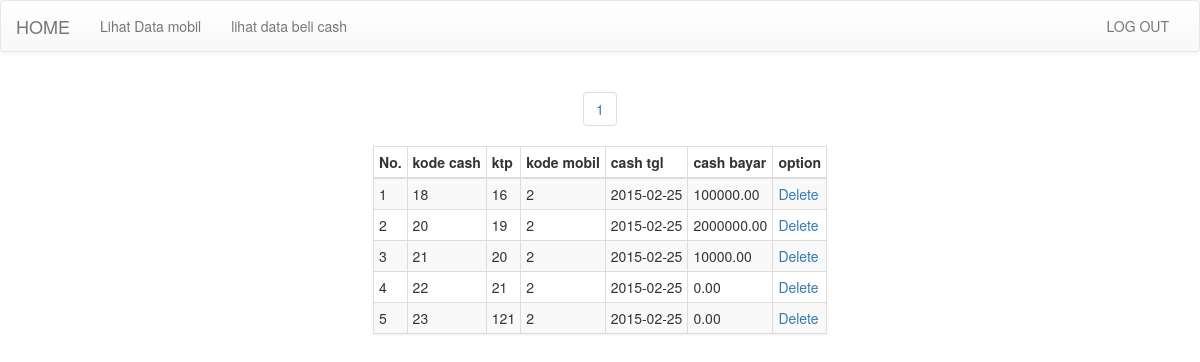
Page /admin/lihat_data_beli_cash.php on the committed database.
### tables this page shows
CREATE TABLE IF NOT EXISTS `beli_cash` (
  `kode_cash` int(11) NOT NULL AUTO_INCREMENT,
  `ktp` varchar(16) NOT NULL,
  `kode_mobil` int(11) NOT NULL,
  `cash_tgl` date NOT NULL,
  `cash_bayar` decimal(10,2) NOT NULL,
  PRIMARY KEY (`kode_cash`),
  KEY `ktp` (`ktp`),
  KEY `kode_mobil` (`kode_mobil`)
);

### admin/lihat_data_beli_cash.php (the view, shortened to what this page needs)
<!DOCTYPE html PUBLIC "-//W3C//DTD XHTML 1.0 Transitional//EN" "http://www.w3.org/TR/xhtml1/DTD/xhtml1-transitional.dtd">
<html xmlns="http://www.w3.org/1999/xhtml">
<head>
<link href="../bootstrap-3.3.2-dist/css/bootstrap.css" rel="stylesheet" />
<link href="../bootstrap-3.3.2-dist/css/bootstrap.min.css" rel="stylesheet" />
<link href="../bootstrap-3.3.2-dist/css/bootstrap-theme.css" rel="stylesheet" />
<link href="../bootstrap-3.3.2-dist/css/bootstrap-theme.min.css" rel="stylesheet" />
</head>
<body>
<nav class="navbar navbar-default">
  <div class="container-fluid">
    <div class="navbar-header">
      <a class="navbar-brand" href="index_admin.php">HOME</a>
    </div>
    <div class="collapse navbar-collapse" id="bs-example-navbar-collapse-1">
      <ul class="nav navbar-nav">
        <li><a href="lihat_mobil.php">Lihat Data mobil<span class="sr-only">(current)</span></a></li>
        <li><a href="lihat_data_beli_cash.php">lihat data beli cash</a></li>
      </ul>
      <ul class="nav navbar-nav navbar-right">
        <li><a href="logout.php">LOG OUT</a></li>
      </ul>
    </div>
  </div>
</nav>
<center>
<ul class="pagination">
<li>
<?php
include_once('paging.php');
$page = 1;
$dataPerPage = 5;
$table = 'beli_cash';
$dataTable = getTableData($table, $page, $dataPerPage);
showpaging($table, $dataPerPage);
?>
 </li>
 </ul>
</center>
<table align="center" class="table-condensed table-bordered list-group table-striped table-hover">
    <thead>
        <tr>
            <th>No.</th>
            <th>kode cash</th>
            <th>ktp</th>
            <th>kode mobil</th>
            <th>cash tgl</th>
            <th>cash bayar</th>
             <th>option</th>
        </tr>
    </thead>
    <tbody>
    <?php
    foreach ($dataTable as $i => $data)
    {
        $no = ($i + 1) + (($page - 1) * $dataPerPage);
		?>
        <tr>
        	<td><?php echo $no; ?></td>
                <td><?php echo $data['kode_cash'];?></td>
				<td><?php echo $data['ktp'];?></td>
				<td><?php echo $data['kode_mobil'];?></td>
				<td><?php echo $data['cash_tgl'];?></td>
				<td><?php echo $data['cash_bayar'];?></td>
                <td><a href="../beli/delete_beli_cash.php?id=<?php echo $data['kode_cash']; ?>">Delete</a></td>
            </tr>
            <?php
    }
    ?>
    </tbody>
</table>
</body>
</html>

### admin/paging.php (shortened to what this page needs)
<?php
function getTableData($namatable, $page =1, $limit = 20){
	$dataTable = array();
    $startRow = ($page - 1) * $limit;
    $query = mysql_query('SELECT * FROM `'.$namatable.'` LIMIT '.$startRow.', '.$limit);
    while ($data = mysql_fetch_assoc($query))
        array_push($dataTable, $data);
    return $dataTable;
}
function showpaging($namatable, $limit = 100){
	$counttotalrow = mysql_query('SELECT COUNT(*) AS total FROM `'.$namatable.'`');
	$queryresult=mysql_fetch_assoc($counttotalrow);
	$totalrow=$queryresult['total'];
	$totalPage = ceil($totalrow / $limit);
	$page = 1;
    while ($page <= $totalPage)
    {
        echo '<a href="?page='.$page.'&perPage='.$limit.'">'.$page.'</a>';
        $page++;
    }
}
?>

### rows in the picture
beli_cash: no "1", kode_cash "18", ktp "16", kode_mobil "2", cash_tgl "2015-02-25", cash_bayar "100000.00"
beli_cash: no "2", kode_cash "20", ktp "19", kode_mobil "2", cash_tgl "2015-02-25", cash_bayar "2000000.00"
beli_cash: no "3", kode_cash "21", ktp "20", kode_mobil "2", cash_tgl "2015-02-25", cash_bayar "10000.00"
beli_cash: no "4", kode_cash "22", ktp "21", kode_mobil "2", cash_tgl "2015-02-25", cash_bayar "0.00"
beli_cash: no "5", kode_cash "23", ktp "121", kode_mobil "2", cash_tgl "2015-02-25", cash_bayar "0.00"
